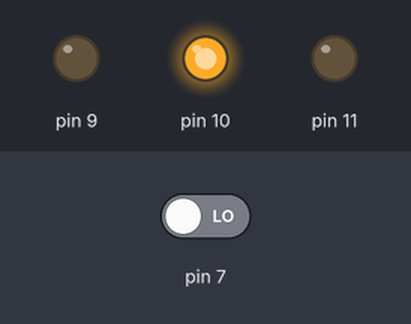
Bench run of a sketch on a simulated Arduino Uno, built with avr-gcc and run on an emulated ATmega328P. Shown: output pins drawn as LEDs (lit = HIGH). Inputs (shaded band) come from the test bench; at power-on: pin 7 LOW.

Above: at 1.2 s.
1.3 s: pin 7 driven HIGH
At 2.4 s:
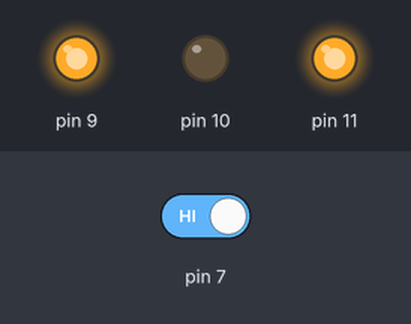
2.8 s: pin 7 driven LOW
At 3.5 s:
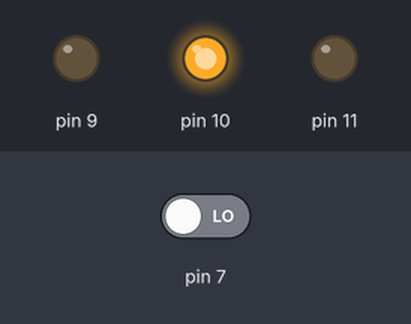
Timing chart, 0 to 5.8 s (numbered marks = the images above; inputs shaded):
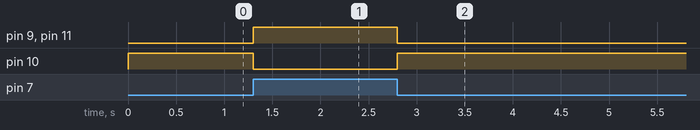

Measured:
- after the input at 1.3 s, pin 9, pin 11: LOW → HIGH at once; pin 10: HIGH → LOW at once
- after the input at 2.8 s, pin 9, pin 11: HIGH → LOW at once; pin 10: LOW → HIGH at once

The sketch:

BotaoLED.ino
```cpp
/**
 * Resistor de 10 ohms no botão (PULLDOWN)
 * Resistor de 470 ohms nos LED's
 */

int estadoBotao;

void setup()
{
  // put your setup code here, to run once:
pinMode(7,INPUT);
pinMode(9,OUTPUT);
pinMode(10,OUTPUT);
pinMode(11,OUTPUT);
}

void loop()
{
  // put your main code here, to run repeatedly:
estadoBotao = digitalRead(7);//a variável recebe a informação do botaão quando está pressionado ou não

digitalWrite(9, estadoBotao);
digitalWrite(10, !estadoBotao);
digitalWrite(11, estadoBotao);
}
```
